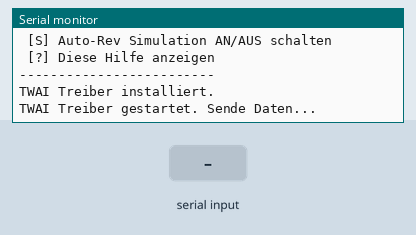
A sketch run on a simulated ESP32-S3. On the bench: the last lines printed to the serial monitor. Inputs (shaded band) come from the test bench. No CAN messages arrive unless stated.

Above: at 1.7 s.
1.8 s: "T\n" received over Serial
At 3.0 s:
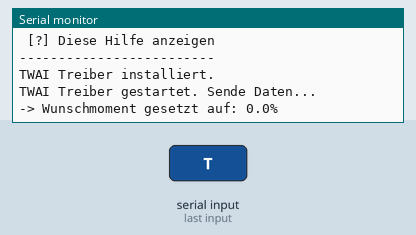
3.3 s: "S\n" received over Serial
At 4.4 s:
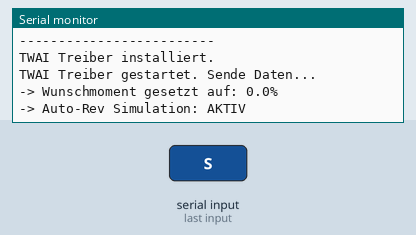
4.8 s: "90,45\n" received over Serial
At 5.6 s:
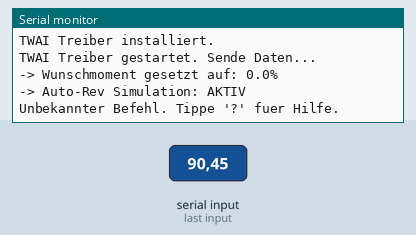
6.3 s: "R90\n" received over Serial
At 6.7 s:
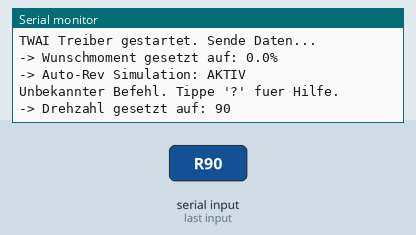
7.8 s: "C90\n" received over Serial
At 9.0 s:
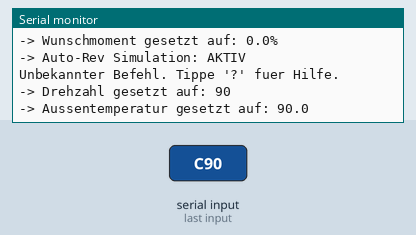
9.3 s: "O90\n" received over Serial
At 10.1 s:
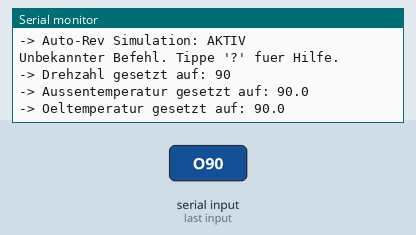

The sketch:

A8_Cluster_Sim.ino
```cpp
/*
Quick and dirty to use the cluster on the bench without the car and to get rid of most warning lights and messages.
It's made for my car, so it's for ACC and dynmanic headlight.

You also need to know your 0x65F message content to get rid of component protection warning and SAFE message.
Just replace yours data in sendVIN and make sure to place it at the correct mux.

Hardware ESP32-S3-Zero with SN65 CAN transiver

With simulator option via serial console
*/

#include "driver/twai.h"

#define TX_PIN 4
#define RX_PIN 5

// --- INTERAKTIVE WERTE (Manuelle Steuerung) ---
float currentRPM = 850.0;     // Drehzahl (U/min)
float currentPedal = 0.0;     // Gaspedal (%)
float currentTorque = 15.0;   // Wunschmoment (%)
float currentOilTemp = 90.0;  // Öltemperatur (°C)
float currentBoost = 1.0;     // Ladedruck (Bar)
float currentTempC = 21.5;    // Außentemperatur (°C)

String serialBuffer = "";     // Puffer für serielle Eingaben

// --- SIMULATION / AUTO-REV EINSTELLUNGEN ---
bool demoMode = false;        // Status der Simulation
const float SIM_IDLE_RPM = 850.0;   // Leerlauf-Drehzahl
const float SIM_MAX_RPM = 5500.0;   // Maximale Drehzahl beim Gasgeben
const float SIM_MAX_PEDAL = 80.0;   // Maximale Gaspedalstellung (%)
const float SIM_MAX_TORQUE = 65.0;  // Maximales Drehmoment (%)
const float SIM_IDLE_BOOST = 1.0;   // Ladedruck im Leerlauf (Bar)
const float SIM_MAX_BOOST = 1.3;    // Ladedruck beim Gasgeben (Bar)
const float SIM_BASE_OIL = 90.0;    // Basis-Öltemperatur (°C)


// --- TIMER ---
unsigned long last540Time = 0; // 10ms
unsigned long last1A0Time = 0; // 20ms
unsigned long last5A0Time = 0; // 20ms
unsigned long last480Time = 0; // 20ms
unsigned long last280Time = 0; // 20ms
unsigned long last5C0Time = 0; // 20ms
unsigned long last590Time = 0; // 50ms
unsigned long last050Time = 0; // 100ms
unsigned long last2C5Time = 0; // 100ms
unsigned long last3E2Time = 0; // 100ms
unsigned long last550Time = 0; // 100ms
unsigned long last555Time = 0; // 100ms
unsigned long last568Time = 0; // 100ms
unsigned long last394Time = 0; // 100ms
unsigned long last65FTime = 0; // 1000ms

const int INTERVAL_540 = 10;
const int INTERVAL_1A0 = 20;
const int INTERVAL_5A0 = 20;
const int INTERVAL_480 = 20;
const int INTERVAL_280 = 20;
const int INTERVAL_5C0 = 20;
const int INTERVAL_590 = 50;
const int INTERVAL_050 = 100;
const int INTERVAL_2C5 = 100;
const int INTERVAL_3E2 = 100;
const int INTERVAL_550 = 100;
const int INTERVAL_555 = 100;
const int INTERVAL_568 = 100;
const int INTERVAL_394 = 100;
const int INTERVAL_65F = 1000;

// --- ZÄHLER ---
uint8_t counter_2C5 = 0;
uint8_t counter_050 = 0;
uint8_t counter_568 = 0;
uint8_t counter_1A0 = 0;
uint8_t counter_5A0 = 0;
uint8_t counter_540 = 0;
uint8_t counter_5C0 = 0;
uint8_t counter_590 = 0;
uint8_t counter_394 = 0;

// MUX / SEQUENZ INDIZES
uint8_t vin_mux_sequence[] = {0, 1, 0, 2};
uint8_t vin_mux_index = 0;
uint8_t seq_480_index = 0;

// Status-Merker
bool busOffReported = false;

// Daten Motorstg (Replay) - OBD2 Lampe deaktiviert
const uint8_t data_480[15][8] = {
  {0xC1, 0x00, 0xBC, 0xD7, 0x00, 0x08, 0x0C, 0xA6},
  {0x20, 0x00, 0xC2, 0xD7, 0x00, 0x08, 0x0C, 0x39},
  {0x20, 0x00, 0xC8, 0xD7, 0x00, 0x08, 0x0C, 0x33},
  {0x20, 0x00, 0xCE, 0xD7, 0x00, 0x08, 0x0C, 0x35},
  {0x20, 0x00, 0xD4, 0xD7, 0x00, 0x08, 0x0C, 0x2F},
  {0x52, 0x00, 0xDA, 0xD7, 0x00, 0x08, 0x0C, 0x53},
  {0x52, 0x00, 0xE0, 0xD7, 0x00, 0x08, 0x0C, 0x69},
  {0x52, 0x00, 0xE6, 0xD7, 0x00, 0x08, 0x0C, 0x6F},
  {0x52, 0x00, 0xEC, 0xD7, 0x00, 0x08, 0x0C, 0x65},
  {0xA8, 0x00, 0xF2, 0xD7, 0x00, 0x08, 0x0C, 0x81},
  {0xA8, 0x00, 0xF8, 0xD7, 0x00, 0x08, 0x0C, 0x8B},
  {0xA8, 0x00, 0xFE, 0xD7, 0x00, 0x08, 0x0C, 0x8D},
  {0xA8, 0x00, 0x04, 0xD8, 0x00, 0x08, 0x0C, 0x78},
  {0xC1, 0x00, 0x0A, 0xD8, 0x00, 0x08, 0x0C, 0x1F},
  {0xC1, 0x00, 0x10, 0xD8, 0x00, 0x08, 0x0C, 0x05}
};

void printHelp() {
  Serial.println("\n--- SIMULATOR BEFEHLE ---");
  Serial.println("Tippe Buchstabe + Wert (z.B. R3000) und druecke Enter:");
  Serial.printf(" [R] Drehzahl (aktuell: %.0f U/min)\n", currentRPM);
  Serial.printf(" [C] Aussentemp (aktuell: %.1f Grad C)\n", currentTempC);
  Serial.printf(" [O] Oeltemp    (aktuell: %.1f Grad C)\n", currentOilTemp);
  Serial.printf(" [B] Ladedruck  (aktuell: %.2f Bar)\n", currentBoost);
  Serial.printf(" [P] Gaspedal   (aktuell: %.1f %%)\n", currentPedal);
  Serial.printf(" [T] Drehmoment (aktuell: %.1f %%)\n", currentTorque);
  Serial.println(" [S] Auto-Rev Simulation AN/AUS schalten");
  Serial.println(" [?] Diese Hilfe anzeigen");
  Serial.println("-------------------------\n");
}

void processSerialCommand(String input) {
  input.trim();
  if (input.length() == 0) return;

  char cmd = toupper(input.charAt(0));
  float val = input.substring(1).toFloat();

  switch(cmd) {
    case 'R': currentRPM = val;     Serial.printf("-> Drehzahl gesetzt auf: %.0f\n", currentRPM); break;
    case 'C': currentTempC = val;   Serial.printf("-> Aussentemperatur gesetzt auf: %.1f\n", currentTempC); break;
    case 'O': currentOilTemp = val; Serial.printf("-> Oeltemperatur gesetzt auf: %.1f\n", currentOilTemp); break;
    case 'B': currentBoost = val;   Serial.printf("-> Ladedruck gesetzt auf: %.2f\n", currentBoost); break;
    case 'P': currentPedal = val;   Serial.printf("-> Gaspedal gesetzt auf: %.1f%%\n", currentPedal); break;
    case 'T': currentTorque = val;  Serial.printf("-> Wunschmoment gesetzt auf: %.1f%%\n", currentTorque); break;
    case 'S':
      demoMode = !demoMode;
      Serial.printf("-> Auto-Rev Simulation: %s\n", demoMode ? "AKTIV" : "AUSGESCHALTET");
      break;
    case '?':
    case 'H': printHelp(); break;
    default: Serial.println("Unbekannter Befehl. Tippe '?' fuer Hilfe.");
  }
}

void handleSerialInput() {
  while (Serial.available()) {
    char c = (char)Serial.read();
    if (c == '\n' || c == '\r') {
      if (serialBuffer.length() > 0) {
        processSerialCommand(serialBuffer);
        serialBuffer = "";
      }
    } else {
      serialBuffer += c;
    }
  }
}

// Hilfsfunktion für weiche Übergänge in der Simulation
float mapFloat(float x, float in_min, float in_max, float out_min, float out_max) {
  return (x - in_min) * (out_max - out_min) / (in_max - in_min) + out_min;
}

void updateSimulation() {
  if (!demoMode) return;

  // Ein Zyklus dauert 4000 Millisekunden (4 Sekunden)
  unsigned long t = millis() % 4000;

  if (t < 1000) {
    // Phase 1: Gas geben (0 bis 1 Sekunde)
    currentPedal  = mapFloat(t, 0, 1000, 0.0, SIM_MAX_PEDAL);
    currentRPM    = mapFloat(t, 0, 1000, SIM_IDLE_RPM, SIM_MAX_RPM);
    currentTorque = mapFloat(t, 0, 1000, 15.0, SIM_MAX_TORQUE);
    currentBoost  = mapFloat(t, 0, 1000, SIM_IDLE_BOOST, SIM_MAX_BOOST);
  } else if (t < 2500) {
    // Phase 2: Vom Gas gehen, Drehzahl fällt (1 bis 2,5 Sekunden)
    currentPedal  = 0.0;
    currentRPM    = mapFloat(t, 1000, 2500, SIM_MAX_RPM, SIM_IDLE_RPM);
    currentTorque = mapFloat(t, 1000, 2500, SIM_MAX_TORQUE, 15.0);
    currentBoost  = mapFloat(t, 1000, 2500, SIM_MAX_BOOST, SIM_IDLE_BOOST);
  } else {
    // Phase 3: Leerlauf halten (2,5 bis 4 Sekunden)
    currentPedal  = 0.0;
    currentRPM    = SIM_IDLE_RPM;
    currentTorque = 15.0;
    currentBoost  = SIM_IDLE_BOOST;
  }

  // Öltemperatur schwankt ganz langsam und sanft um den Basiswert herum (+/- 2 Grad)
  currentOilTemp = SIM_BASE_OIL + (sin(millis() / 2000.0) * 2.0);
}

void setup() {
  Serial.begin(115200);

  // FIX FÜR ESP32-S3: Warten, bis der PC die USB-Verbindung geöffnet hat.
  unsigned long startWait = millis();
  while (!Serial && (millis() - startWait < 3000)) {
    delay(10);
  }

  delay(500); // Kurzer Puffer für den Serial Monitor zum Synchronisieren

  Serial.println("\n--- Audi A8 Sim ---");
  printHelp();

  twai_general_config_t g_config = TWAI_GENERAL_CONFIG_DEFAULT((gpio_num_t)TX_PIN, (gpio_num_t)RX_PIN, TWAI_MODE_NORMAL);
  g_config.tx_queue_len = 30;

  twai_timing_config_t t_config = TWAI_TIMING_CONFIG_500KBITS();
  twai_filter_config_t f_config = TWAI_FILTER_CONFIG_ACCEPT_ALL();

  if (twai_driver_install(&g_config, &t_config, &f_config) == ESP_OK) {
    Serial.println("TWAI Treiber installiert.");
  } else {
    Serial.println("Fehler bei der Installation!");
    return;
  }

  if (twai_start() == ESP_OK) {
    Serial.println("TWAI Treiber gestartet. Sende Daten...");
  } else {
    Serial.println("Fehler beim Starten!");
    return;
  }
}

void loop() {
  // 0. Serielle Eingaben prüfen
  handleSerialInput();

  // 1. Simulations-Werte im Hintergrund berechnen (falls aktiv)
  updateSimulation();

  // Bus Status überwachen
  twai_status_info_t status_info;
  twai_get_status_info(&status_info);

  if (status_info.state == TWAI_STATE_BUS_OFF) {
    if (!busOffReported) {
      Serial.println("Bus-Off");
      busOffReported = true;
    }
    twai_initiate_recovery();
    delay(20);
    return;
  }
  else if (status_info.state == TWAI_STATE_STOPPED) {
    twai_start();
    delay(20);
    return;
  }
  else if (status_info.state == TWAI_STATE_RUNNING) {
    if (busOffReported) {
      Serial.println("Bus OK");
      busOffReported = false;
    }
  }

  // Normale Sende Logik
  unsigned long currentMillis = millis();

  if (currentMillis - last540Time >= INTERVAL_540) {
    last540Time = currentMillis;
    sendGetriebe();
  }

  if (currentMillis - last1A0Time >= INTERVAL_1A0) {
    last1A0Time = currentMillis;
    sendBremse1();
  }

  if (currentMillis - last5A0Time >= INTERVAL_5A0) {
    last5A0Time = currentMillis;
    sendBremse2();
  }

  if (currentMillis - last480Time >= INTERVAL_480) {
    last480Time = currentMillis;
    sendMotor();
  }

  if (currentMillis - last280Time >= INTERVAL_280) {
    last280Time = currentMillis;
    sendMotor1();
  }

  if (currentMillis - last5C0Time >= INTERVAL_5C0) {
    last5C0Time = currentMillis;
    sendEPB();
  }

  if (currentMillis - last590Time >= INTERVAL_590) {
    last590Time = currentMillis;
    sendLuftfederung();
  }

  if (currentMillis - last2C5Time >= INTERVAL_2C5) {
    last2C5Time = currentMillis;
    sendKlemme15();
  }

  if (currentMillis - last050Time >= INTERVAL_050) {
    last050Time = currentMillis;
    sendAirbag1();
  }

  if (currentMillis - last3E2Time >= INTERVAL_3E2) {
    last3E2Time = currentMillis;
    sendKlima();
  }

  if (currentMillis - last550Time >= INTERVAL_550) {
    last550Time = currentMillis;
    sendAirbag2();
  }

  if (currentMillis - last555Time >= INTERVAL_555) {
    last555Time = currentMillis;
    sendMotor7();
  }

  if (currentMillis - last568Time >= INTERVAL_568) {
    last568Time = currentMillis;
    sendACC();
  }

  if (currentMillis - last394Time >= INTERVAL_394) {
    last394Time = currentMillis;
    sendLWR();
  }

  if (currentMillis - last65FTime >= INTERVAL_65F) {
    last65FTime = currentMillis;
    sendVIN();
  }
}

// --- HILFSFUNKTIONEN FÜR DIE NACHRICHTEN ---

void sendKlima() {
  twai_message_t message = { .identifier = 0x3E2, .data_length_code = 8 };
  uint8_t tempRaw = (uint8_t)((currentTempC + 50.0) * 2.0);
  message.data[0] = 0x00;
  message.data[1] = tempRaw;
  message.data[2] = 0x13;
  message.data[3] = 0x03;
  message.data[4] = 0x63;
  message.data[5] = 0x00;
  message.data[6] = 0x82;
  message.data[7] = 0xFF;
  twai_transmit(&message, pdMS_TO_TICKS(5));
}

void sendMotor1() {
  twai_message_t message = { .identifier = 0x280, .data_length_code = 8 };
  uint16_t rpmRaw = (uint16_t)(currentRPM * 4.0);
  uint8_t pedalRaw = (uint8_t)(currentPedal / 0.4);
  uint8_t torqueRaw = (uint8_t)(currentTorque / 0.39);

  message.data[0] = 0x01;
  message.data[1] = 0x18;
  message.data[2] = rpmRaw & 0xFF;
  message.data[3] = (rpmRaw >> 8) & 0xFF;
  message.data[4] = 0x18;
  message.data[5] = pedalRaw;
  message.data[6] = 0x17;
  message.data[7] = torqueRaw;
  twai_transmit(&message, pdMS_TO_TICKS(5));
}

void sendMotor7() {
  twai_message_t message = { .identifier = 0x555, .data_length_code = 8 };
  uint8_t oilTempRaw = (uint8_t)(currentOilTemp + 60.0);
  uint8_t boostRaw = (uint8_t)(currentBoost / 0.02);

  message.data[0] = 0xE9;
  message.data[1] = 0x00;
  message.data[2] = 0x7E;
  message.data[3] = 0x01;
  message.data[4] = boostRaw;
  message.data[5] = 0x01;
  message.data[6] = 0x0C;
  message.data[7] = oilTempRaw;
  twai_transmit(&message, pdMS_TO_TICKS(5));
}

void sendBremse1() {
  twai_message_t message = { .identifier = 0x1A0, .data_length_code = 8 };
  message.data[0] = 0x00; message.data[1] = 0x00; message.data[2] = 0x00; message.data[3] = 0x00;
  message.data[4] = 0xFE; message.data[5] = 0xFE; message.data[6] = 0x00;
  message.data[7] = 0x90 + counter_1A0;
  twai_transmit(&message, pdMS_TO_TICKS(5));
  if (++counter_1A0 > 0x0F) counter_1A0 = 0;
}

void sendBremse2() {
  twai_message_t message = { .identifier = 0x5A0, .data_length_code = 8 };
  message.data[0] = 0x81; message.data[1] = 0x00; message.data[2] = 0x00;
  message.data[3] = (counter_5A0 << 4);
  message.data[4] = 0x00; message.data[5] = 0x38; message.data[6] = 0x0A; message.data[7] = 0xF0;
  twai_transmit(&message, pdMS_TO_TICKS(5));
  if (++counter_5A0 > 0x0F) counter_5A0 = 0;
}

void sendGetriebe() {
  twai_message_t message = { .identifier = 0x540, .data_length_code = 8 };
  message.data[0] = (counter_540 << 4);
  message.data[1] = 0x00; message.data[2] = 0xFF; message.data[3] = 0x00;
  message.data[4] = 0xFF; message.data[5] = 0x00; message.data[6] = 0x00;
  uint8_t d8_array[4] = {0x0F, 0x26, 0x26, 0x0F};
  message.data[7] = d8_array[counter_540 % 4];
  twai_transmit(&message, pdMS_TO_TICKS(5));
  if (++counter_540 > 0x0F) counter_540 = 0;
}

void sendMotor() {
  twai_message_t message = { .identifier = 0x480, .data_length_code = 8 };
  memcpy(message.data, data_480[seq_480_index], 8);
  twai_transmit(&message, pdMS_TO_TICKS(5));
  if (++seq_480_index >= 15) seq_480_index = 0;
}

void sendEPB() {
  twai_message_t message = { .identifier = 0x5C0, .data_length_code = 8 };
  message.data[0] = counter_5C0;
  message.data[1] = 0x00;
  message.data[2] = 0x81;
  message.data[3] = 0xA6;
  message.data[4] = 0x20;
  message.data[5] = 0x00;
  message.data[6] = 0x00;
  message.data[7] = message.data[0] ^ message.data[1] ^ message.data[2] ^
                    message.data[3] ^ message.data[4] ^ message.data[5] ^
                    message.data[6];
  twai_transmit(&message, pdMS_TO_TICKS(5));
  if (++counter_5C0 > 0x0F) counter_5C0 = 0;
}

void sendLuftfederung() {
  twai_message_t message = { .identifier = 0x590, .data_length_code = 8 };
  message.data[1] = counter_590;
  message.data[0] = counter_590 ^ 0x03;
  message.data[2] = 0x43;
  message.data[3] = 0x00;
  message.data[4] = 0x40;
  message.data[5] = 0xFE;
  message.data[6] = 0xFE;
  message.data[7] = 0x00;
  twai_transmit(&message, pdMS_TO_TICKS(5));
  if (++counter_590 > 0x0F) counter_590 = 0;
}

void sendKlemme15() {
  twai_message_t message = { .identifier = 0x2C5, .data_length_code = 4 };
  message.data[0] = 0x47; message.data[1] = counter_2C5;
  message.data[2] = 0x00; message.data[3] = 0xD7 - counter_2C5;
  twai_transmit(&message, pdMS_TO_TICKS(5));
  if (++counter_2C5 > 0x0F) counter_2C5 = 0;
}

void sendVIN() {
  twai_message_t message = { .identifier = 0x65F, .data_length_code = 8 };
  uint8_t current_mux = vin_mux_sequence[vin_mux_index];
  if (current_mux == 0) {
    uint8_t data[8] = {0x00, 0x86, 0xF7, 0x32, 0xE0, 0x57, 0x41, 0x55}; memcpy(message.data, data, 8);
  } else if (current_mux == 1) {
    uint8_t data[8] = {0x01, 0x5A, 0x5A, 0x5A, 0x34, 0x45, 0x39, 0x37}; memcpy(message.data, data, 8);
  } else if (current_mux == 2) {
    uint8_t data[8] = {0x02, 0x4E, 0x30, 0x31, 0x37, 0x37, 0x36, 0x37}; memcpy(message.data, data, 8);
  }
  twai_transmit(&message, pdMS_TO_TICKS(5));
  if (++vin_mux_index > 3) vin_mux_index = 0;
}

void sendAirbag1() {
  twai_message_t message = { .identifier = 0x050, .data_length_code = 4 };
  message.data[0] = 0x00; message.data[1] = 0xA0;
  message.data[2] = (counter_050 << 4);
  message.data[3] = message.data[0] ^ message.data[1] ^ message.data[2];
  twai_transmit(&message, pdMS_TO_TICKS(5));
  if (++counter_050 > 0x0F) counter_050 = 0;
}

void sendAirbag2() {
  twai_message_t message = { .identifier = 0x550, .data_length_code = 3 };
  message.data[0] = 0x8A; message.data[1] = 0x0A; message.data[2] = 0x80;
  twai_transmit(&message, pdMS_TO_TICKS(5));
}

void sendACC() {
  twai_message_t message = { .identifier = 0x568, .data_length_code = 8 };
  message.data[0] = 0xFD ^ counter_568; message.data[1] = counter_568;
  message.data[2] = 0xFE; message.data[3] = 0x03; message.data[4] = 0x00;
  message.data[5] = 0x00; message.data[6] = 0x00; message.data[7] = 0x00;
  twai_transmit(&message, pdMS_TO_TICKS(5));
  if (++counter_568 > 0x0F) counter_568 = 0;
}

void sendLWR() {
  twai_message_t message = { .identifier = 0x394, .data_length_code = 8 };
  message.data[0] = 0x0B;
  message.data[1] = 0x81;
  message.data[2] = 0x7E;
  message.data[3] = 0x5D;
  message.data[4] = 0x00;
  message.data[5] = 0x00;
  message.data[6] = 0x00;
  message.data[7] = (counter_394 << 4);
  twai_transmit(&message, pdMS_TO_TICKS(5));
  if (++counter_394 > 0x0F) counter_394 = 0;
}
```

Measured:
- after the input at 1.8 s, the serial monitor: prints a new line at once (image 1)
- after the input at 3.3 s, the serial monitor: prints a new line at once (image 2)
- after the input at 4.8 s, the serial monitor: prints a new line at once (image 3)
- after the input at 6.3 s, the serial monitor: prints a new line at once (image 4)
- after the input at 7.8 s, the serial monitor: prints a new line at once (image 5)
- after the input at 9.3 s, the serial monitor: prints a new line at once (image 6)
